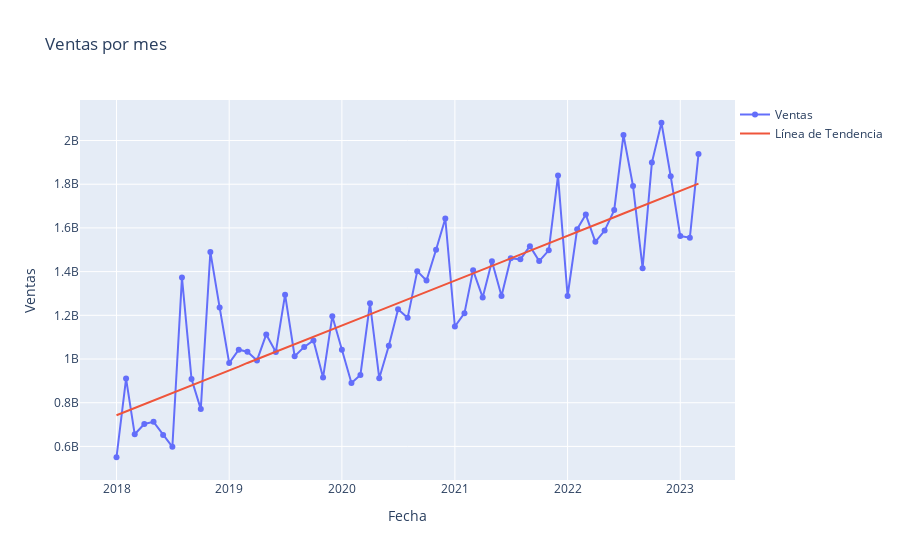
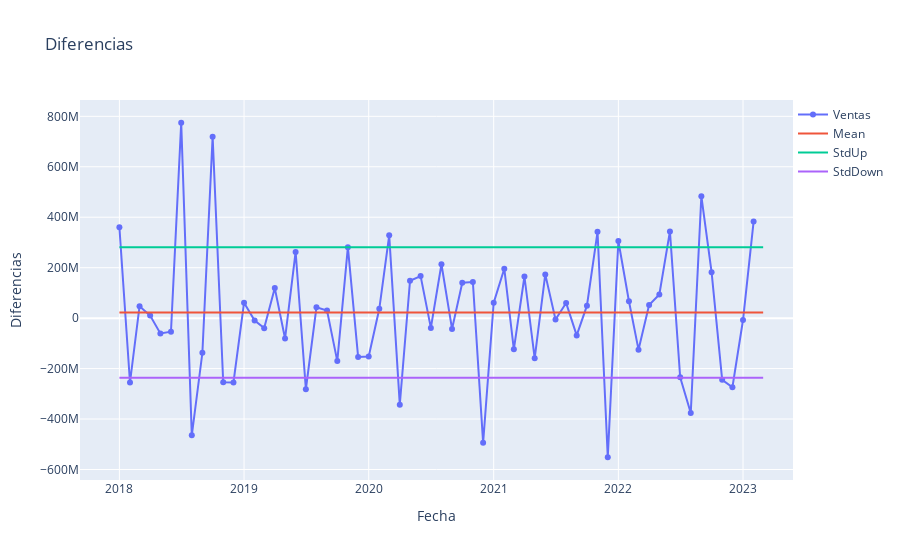
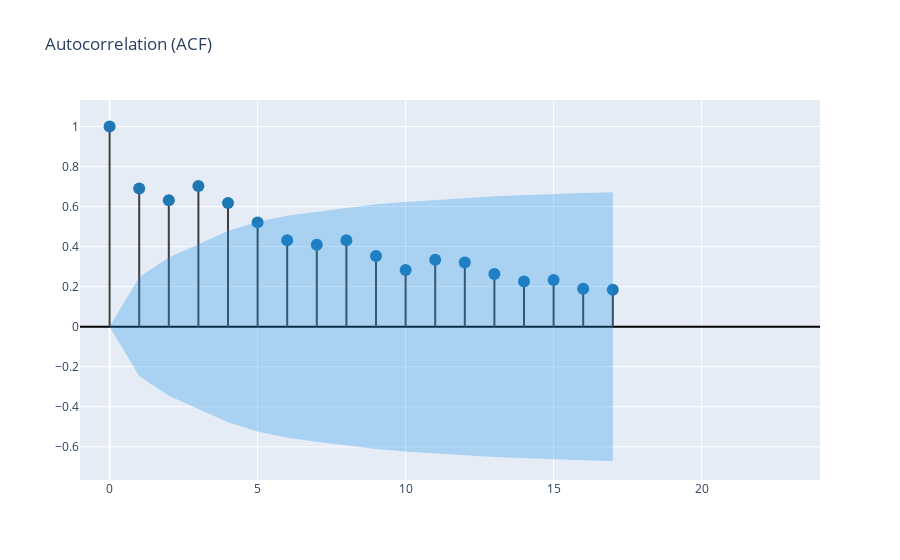
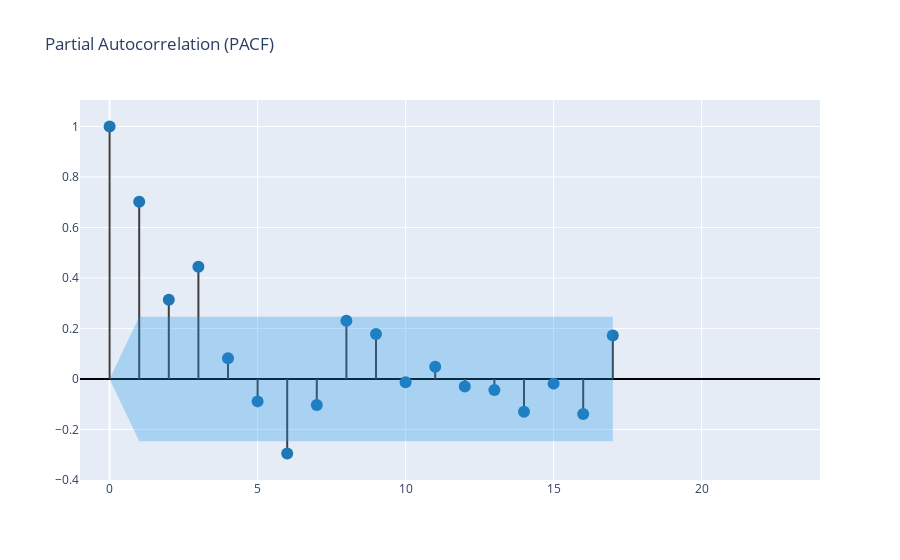

The notebook cell these images were saved under, in order:
### Code cell
EDA_cluster(ventas_cluster, ventas_nits)
